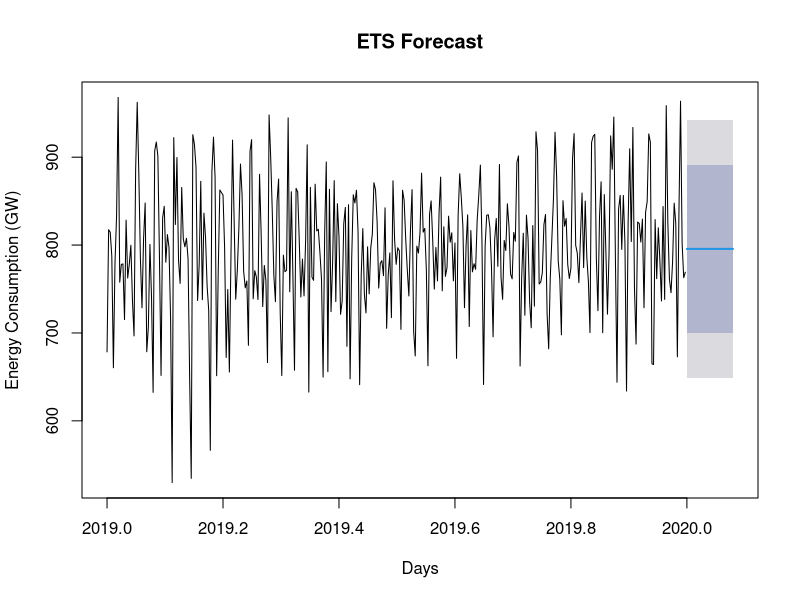
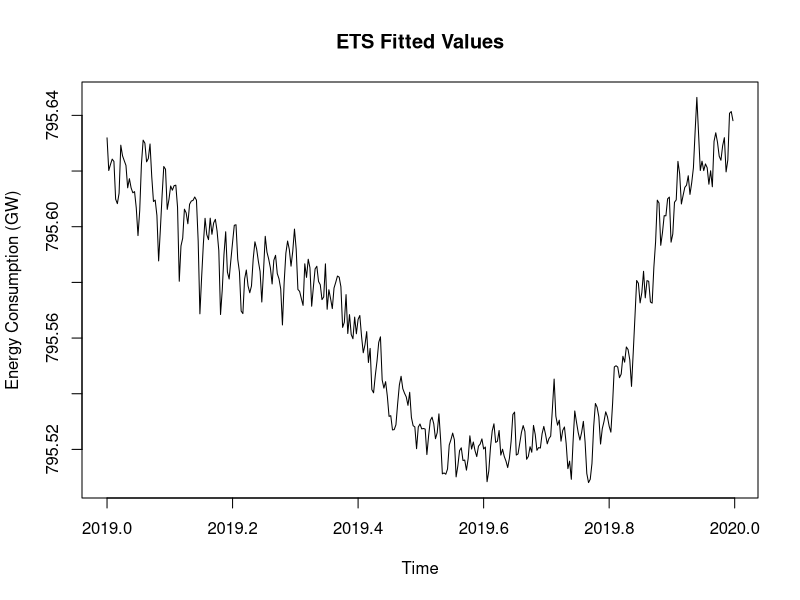
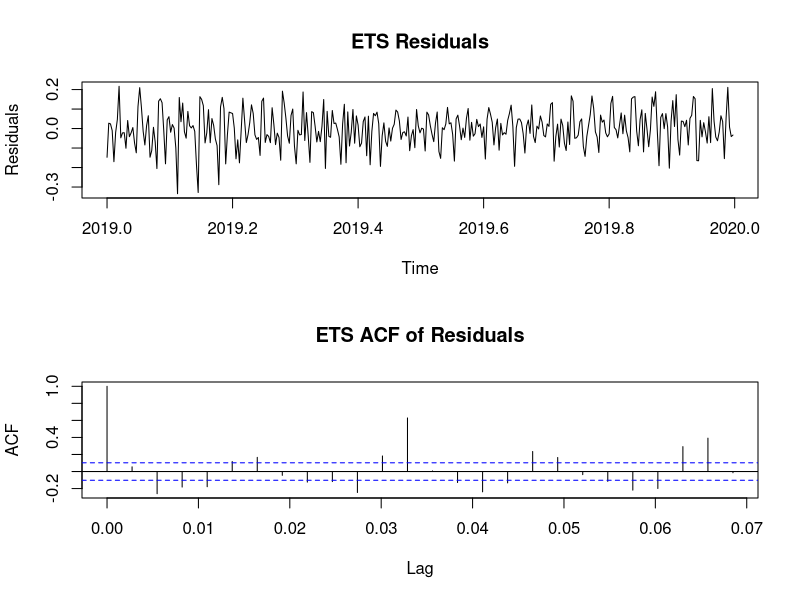
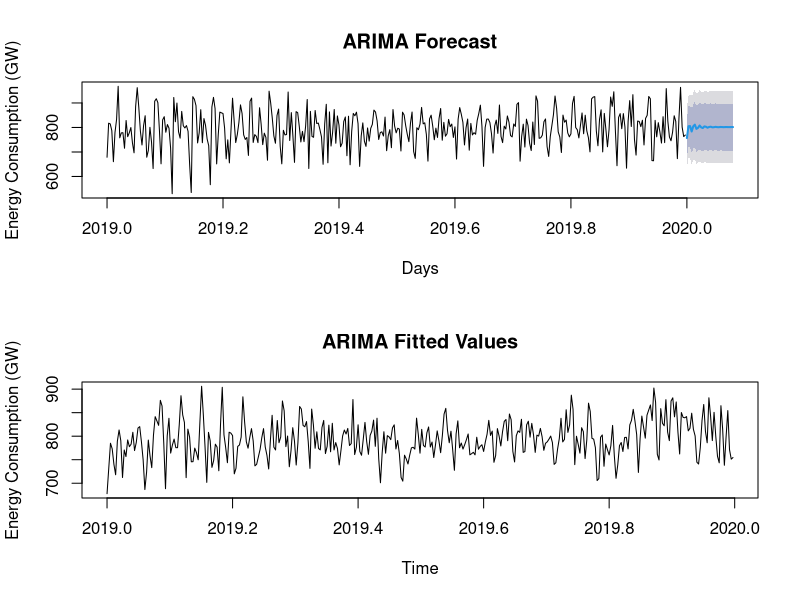
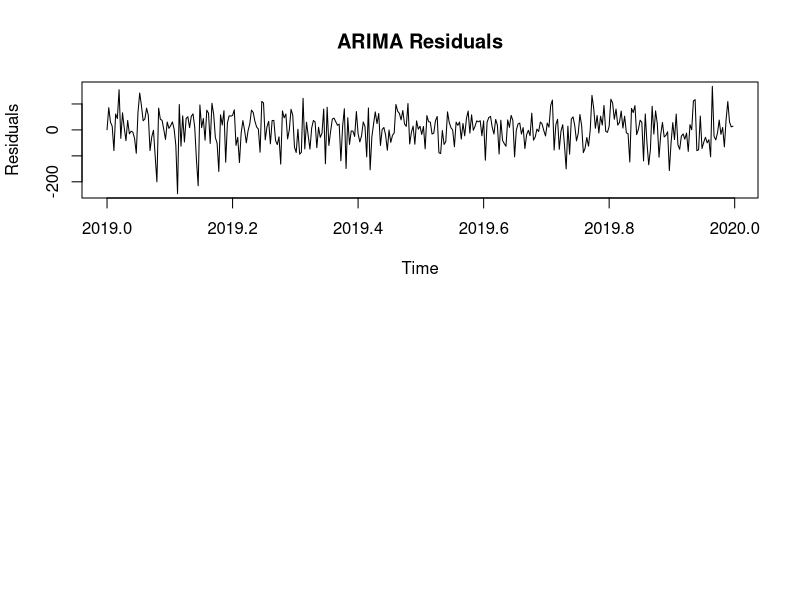
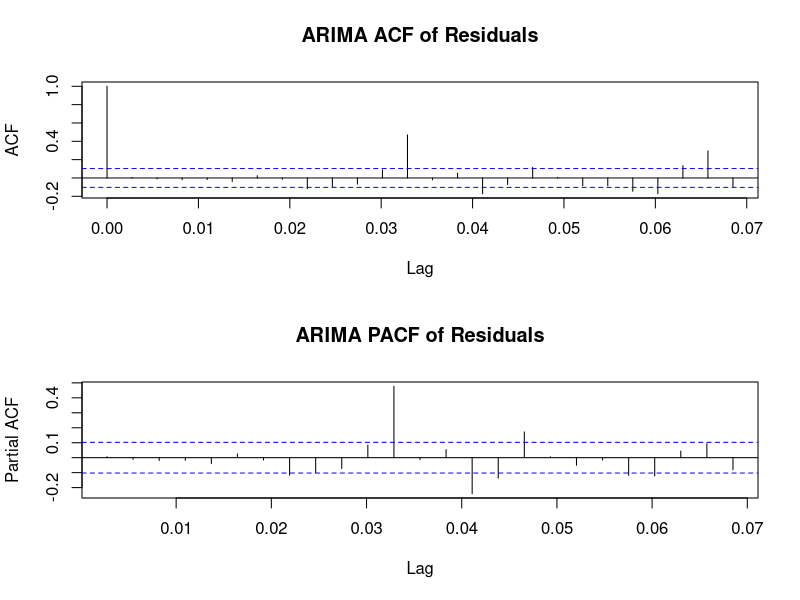
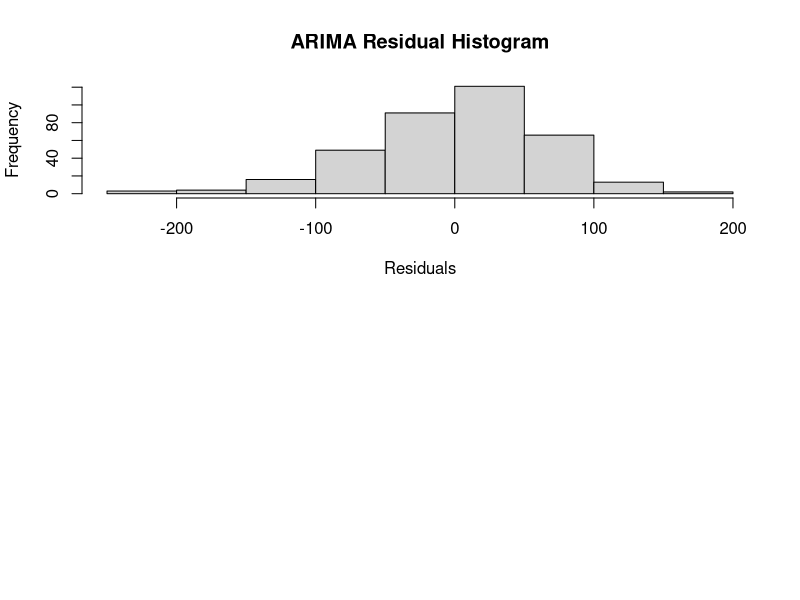

Recreate these plots in R, in order. (Note: a time limit stopped this script after it produced the figures.)
## ---- chunk 1
#install.packages("tinytex")
library(forecast)
library(tseries)
library(dplyr)
library(readr)
## ---- chunk 2
Turkey_energy <- read_csv("turkey_energy_day.csv")
## ---- chunk 3
# Convert the "days" column from character string to date format
Turkey_energy$days <- as.Date(Turkey_energy$days, format = "%d.%m.%Y")

energy_ts <- ts(Turkey_energy$`energy in GW`, start = c(2019, 1), frequency = 365)
## ---- chunk 4
ets_model <- ets(energy_ts)
summary(ets_model)
## ---- chunk 5
n <- 30 # Number of days to forecast we are trying to forecast the value of energy consumption for the next 30 days 
ets_forecast <- forecast(ets_model, h = n)
mean_forecasted= mean(ets_forecast$mean)
mean_forecasted 
plot(ets_forecast, main = "ETS Forecast", xlab = "Days", ylab = "Energy Consumption (GW)")
## ---- chunk 6
# ETS Model: Fitted values
plot(ets_model$fitted, main = "ETS Fitted Values", xlab = "Time", ylab = "Energy Consumption (GW)")
## ---- chunk 7
par(mfrow = c(2, 1))
# ETS Model: Residuals
plot(ets_model$residuals, main = "ETS Residuals", xlab = "Time", ylab = "Residuals")
# ETS Model: ACF of residuals
acf(ets_model$residuals, main = "ETS ACF of Residuals")
## ---- chunk 8
arima_model <- auto.arima(energy_ts)
summary(arima_model)
## ---- chunk 9
n <- 30 # Number of days to forecast
arima_forecast <- forecast(arima_model, h = n)
a= mean(arima_forecast$mean)
a
plot(arima_forecast, main = "ARIMA Forecast", xlab = "Days", ylab = "Energy Consumption (GW)")
## ---- chunk 10
# ARIMA Model: Fitted values
plot(fitted(arima_model), main = "ARIMA Fitted Values", xlab = "Time", ylab = "Energy Consumption (GW)")

# ARIMA Model: Residuals
residuals_arima <- residuals(arima_model)
plot(residuals_arima, main = "ARIMA Residuals", xlab = "Time", ylab = "Residuals")
## ---- chunk 11
par(mfrow = c(2, 1))
# ARIMA Model: ACF of residuals
acf(residuals_arima, main = "ARIMA ACF of Residuals")

# ARIMA Model: PACF of residuals
pacf(residuals_arima, main = "ARIMA PACF of Residuals")
## ---- chunk 12
# ARIMA Model: Residual histogram
hist(residuals_arima, main = "ARIMA Residual Histogram", xlab = "Residuals", ylab = "Frequency")
## ---- chunk 13
#DATA PRE-PROCESSING FOR FITTING THE SEASONALITY OF S-ARIMA MODEL 
energy_ts_1 <- ts(Turkey_energy$`energy in GW`, start = c(2019, 1), frequency = 30)
## ---- chunk 14
seasonal_arima_model <- auto.arima(energy_ts_1, seasonal = TRUE)
summary(seasonal_arima_model)
## ---- chunk 15
n <- 30 # Number of days to forecast
seasonal_arima_forecast <- forecast(seasonal_arima_model, h = n)
month_forecast_mean= mean(seasonal_arima_forecast$mean)
month_forecast_mean=
plot(seasonal_arima_forecast, main = "Seasonal ARIMA Forecast", xlab = "Days", ylab = "Energy Consumption (GW)")
## ---- chunk 16
# ARIMA Model: Fitted values
plot(fitted(seasonal_arima_model), main = "Seasonal ARIMA Forecast", xlab = "Time", ylab = "Energy Consumption (GW)")

# ARIMA Model: Residuals
residuals_sarima <- residuals(seasonal_arima_model)
plot(residuals_arima, main = "Seasonal ARIMA Forecast",xlab = "Time", ylab = "Residuals")


## ---- chunk 17
par(mfrow = c(2, 1))

acf(residuals(seasonal_arima_model), main = "ACF of Residuals")
pacf(residuals(seasonal_arima_model), main = "PACF of Residuals")

## ---- chunk 18
hist(residuals(seasonal_arima_model), main = "Histogram of Residuals", xlab = "Residuals", col = "lightblue", border = "black")
